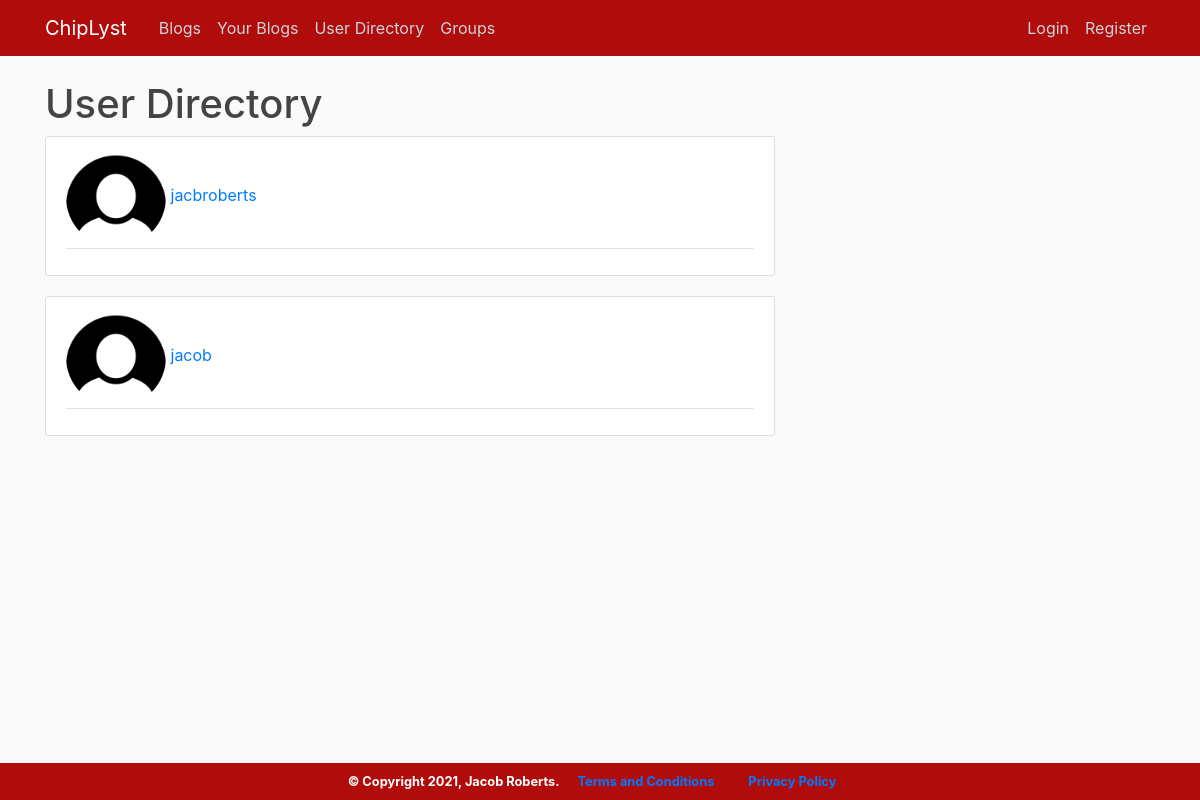
Screenshot of /finduser with the database file from the repository.
### main/models.py (models this page shows, shortened)
class User(db.Model, UserMixin):
    id = db.Column(db.Integer, primary_key=True)
    username = db.Column(db.String(20), unique=True, nullable=False)
    email = db.Column(db.String(120), unique=True, nullable=False)
    password = db.Column(db.String(80), nullable=False)
    image_file = db.Column(db.String(20), nullable=False, default='default.jpg')
    bio = db.Column(db.String(255), nullable=False, default="")
    posts = db.relationship('Post', backref='author',lazy=True)
    lists = db.relationship('Lists', backref='author',lazy=True)
    groups = db.relationship('Groups', secondary=memberships, backref=db.backref('member', lazy = 'dynamic'))

### main/routes.py (the view)
@app.route('/finduser', methods=['GET','POST'])
def finduser():
    page = request.args.get('page', 1, type=int)
    users = User.query.order_by(User.username).paginate(page=page, per_page=10)
    return render_template('finduser.html',title='Find User',users=users)

### main/templates/social/finduser.html (shortened to what this page needs)
{% extends 'layout.html' %}
{% block content %}
<h1> User Directory</h1>
{% for user in users.items %}
        <article class="media content-section">
          <div class="media-body">
            <div class="article-metadata">
              <img alt="profile picture" class="rounded-circle article-image" width="100" src="{{ url_for('static', filename='profilepics/'+ user.image_file)}}">
              <a class="mr-2" href="{{ url_for('user_posts', username=user.username)}}">{{ user.username }}</a>
            </div>
          </div>
        </article>
    {% endfor %}
{% endblock %}

### main/static/main.css (style rules this page uses)
body { background: #fafafa; color: #333333; margin-top: 5rem; }
h1, h2, h3, h4, h5, h6 { color: #444444; }
.content-section { background: #ffffff; padding: 10px 20px; border: 1px solid #dddddd; border-radius: 3px; margin-bottom: 20px; }
.article-metadata { padding-bottom: 1px; margin-bottom: 4px; border-bottom: 1px solid #e3e3e3 }

### rows the page displays
User: image_file (placeholder picture), username "jacbroberts"
User: image_file (placeholder picture), username "jacob"
